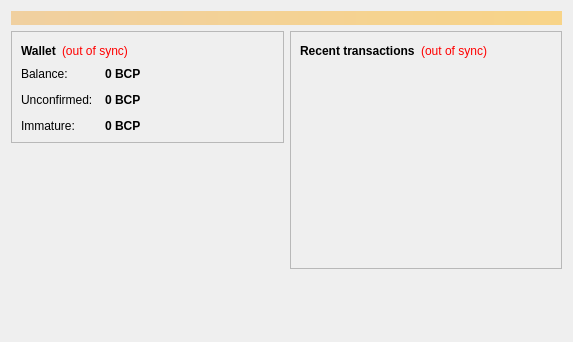
<?xml version="1.0" encoding="UTF-8"?>
<ui version="4.0">
 <class>OverviewPage</class>
 <widget class="QWidget" name="OverviewPage">
  <property name="geometry">
   <rect>
    <x>0</x>
    <y>0</y>
    <width>573</width>
    <height>342</height>
   </rect>
  </property>
  <property name="windowTitle">
   <string>Form</string>
  </property>
  <layout class="QVBoxLayout" name="topLayout">
   <item>
    <widget class="QLabel" name="labelAlerts">
     <property name="visible">
      <bool>false</bool>
     </property>
     <property name="styleSheet">
      <string notr="true">background-color: qlineargradient(x1: 0, y1: 0, x2: 1, y2: 0, stop:0 #F0D0A0, stop:1 #F8D488); color:#000000;</string>
     </property>
     <property name="wordWrap">
      <bool>true</bool>
     </property>
     <property name="margin">
      <number>3</number>
     </property>
    </widget>
   </item>
   <item>
    <layout class="QHBoxLayout" name="horizontalLayout" stretch="1,1">
     <item>
      <layout class="QVBoxLayout" name="verticalLayout_2">
       <item>
        <widget class="QFrame" name="frame">
         <property name="frameShape">
          <enum>QFrame::StyledPanel</enum>
         </property>
         <property name="frameShadow">
          <enum>QFrame::Raised</enum>
         </property>
         <layout class="QVBoxLayout" name="verticalLayout_4">
          <item>
           <layout class="QHBoxLayout" name="horizontalLayout_4">
            <item>
             <widget class="QLabel" name="label_5">
              <property name="font">
               <font>
                <weight>75</weight>
                <bold>true</bold>
               </font>
              </property>
              <property name="text">
               <string>Wallet</string>
              </property>
             </widget>
            </item>
            <item>
             <widget class="QLabel" name="labelWalletStatus">
              <property name="toolTip">
               <string>The displayed information may be out of date. Your wallet automatically synchronizes with the Bitcoinprime network after a connection is established, but this process has not completed yet.</string>
              </property>
              <property name="styleSheet">
               <string notr="true">QLabel { color: red; }</string>
              </property>
              <property name="text">
               <string notr="true">(out of sync)</string>
              </property>
              <property name="alignment">
               <set>Qt::AlignLeading|Qt::AlignLeft|Qt::AlignVCenter</set>
              </property>
             </widget>
            </item>
            <item>
             <spacer name="horizontalSpacer_2">
              <property name="orientation">
               <enum>Qt::Horizontal</enum>
              </property>
              <property name="sizeHint" stdset="0">
               <size>
                <width>40</width>
                <height>20</height>
               </size>
              </property>
             </spacer>
            </item>
           </layout>
          </item>
          <item>
           <layout class="QFormLayout" name="formLayout_2">
            <property name="fieldGrowthPolicy">
             <enum>QFormLayout::AllNonFixedFieldsGrow</enum>
            </property>
            <property name="horizontalSpacing">
             <number>12</number>
            </property>
            <property name="verticalSpacing">
             <number>12</number>
            </property>
            <item row="0" column="0">
             <widget class="QLabel" name="label">
              <property name="text">
               <string>Balance:</string>
              </property>
             </widget>
            </item>
            <item row="0" column="1">
             <widget class="QLabel" name="labelBalance">
              <property name="font">
               <font>
                <weight>75</weight>
                <bold>true</bold>
               </font>
              </property>
              <property name="cursor">
               <cursorShape>IBeamCursor</cursorShape>
              </property>
              <property name="toolTip">
               <string>Your current balance</string>
              </property>
              <property name="text">
               <string notr="true">0 BCP</string>
              </property>
              <property name="textInteractionFlags">
               <set>Qt::LinksAccessibleByMouse|Qt::TextSelectableByKeyboard|Qt::TextSelectableByMouse</set>
              </property>
             </widget>
            </item>
            <item row="1" column="0">
             <widget class="QLabel" name="label_3">
              <property name="text">
               <string>Unconfirmed:</string>
              </property>
             </widget>
            </item>
            <item row="1" column="1">
             <widget class="QLabel" name="labelUnconfirmed">
              <property name="font">
               <font>
                <weight>75</weight>
                <bold>true</bold>
               </font>
              </property>
              <property name="cursor">
               <cursorShape>IBeamCursor</cursorShape>
              </property>
              <property name="toolTip">
               <string>Total of transactions that have yet to be confirmed, and do not yet count toward the current balance</string>
              </property>
              <property name="text">
               <string notr="true">0 BCP</string>
              </property>
              <property name="textInteractionFlags">
               <set>Qt::LinksAccessibleByMouse|Qt::TextSelectableByKeyboard|Qt::TextSelectableByMouse</set>
              </property>
             </widget>
            </item>
            <item row="2" column="0">
             <widget class="QLabel" name="labelImmatureText">
              <property name="text">
               <string>Immature:</string>
              </property>
             </widget>
            </item>
            <item row="2" column="1">
             <widget class="QLabel" name="labelImmature">
              <property name="font">
               <font>
                <weight>75</weight>
                <bold>true</bold>
               </font>
              </property>
              <property name="toolTip">
               <string>Mined balance that has not yet matured</string>
              </property>
              <property name="text">
               <string notr="true">0 BCP</string>
              </property>
              <property name="textInteractionFlags">
               <set>Qt::LinksAccessibleByMouse|Qt::TextSelectableByKeyboard|Qt::TextSelectableByMouse</set>
              </property>
             </widget>
            </item>
           </layout>
          </item>
         </layout>
        </widget>
       </item>
       <item>
        <spacer name="verticalSpacer">
         <property name="orientation">
          <enum>Qt::Vertical</enum>
         </property>
         <property name="sizeHint" stdset="0">
          <size>
           <width>20</width>
           <height>40</height>
          </size>
         </property>
        </spacer>
       </item>
      </layout>
     </item>
     <item>
      <layout class="QVBoxLayout" name="verticalLayout_3">
       <item>
        <widget class="QFrame" name="frame_2">
         <property name="frameShape">
          <enum>QFrame::StyledPanel</enum>
         </property>
         <property name="frameShadow">
          <enum>QFrame::Raised</enum>
         </property>
         <layout class="QVBoxLayout" name="verticalLayout">
          <item>
           <layout class="QHBoxLayout" name="horizontalLayout_2">
            <item>
             <widget class="QLabel" name="label_4">
              <property name="text">
               <string>&lt;b&gt;Recent transactions&lt;/b&gt;</string>
              </property>
             </widget>
            </item>
            <item>
             <widget class="QLabel" name="labelTransactionsStatus">
              <property name="toolTip">
               <string>The displayed information may be out of date. Your wallet automatically synchronizes with the Bitcoinprime network after a connection is established, but this process has not completed yet.</string>
              </property>
              <property name="styleSheet">
               <string notr="true">QLabel { color: red; }</string>
              </property>
              <property name="text">
               <string notr="true">(out of sync)</string>
              </property>
              <property name="alignment">
               <set>Qt::AlignRight|Qt::AlignTrailing|Qt::AlignVCenter</set>
              </property>
             </widget>
            </item>
            <item>
             <spacer name="horizontalSpacer">
              <property name="orientation">
               <enum>Qt::Horizontal</enum>
              </property>
              <property name="sizeHint" stdset="0">
               <size>
                <width>40</width>
                <height>20</height>
               </size>
              </property>
             </spacer>
            </item>
           </layout>
          </item>
          <item>
           <widget class="QListView" name="listTransactions">
            <property name="styleSheet">
             <string notr="true">QListView { background: transparent; }</string>
            </property>
            <property name="frameShape">
             <enum>QFrame::NoFrame</enum>
            </property>
            <property name="verticalScrollBarPolicy">
             <enum>Qt::ScrollBarAlwaysOff</enum>
            </property>
            <property name="horizontalScrollBarPolicy">
             <enum>Qt::ScrollBarAlwaysOff</enum>
            </property>
            <property name="selectionMode">
             <enum>QAbstractItemView::NoSelection</enum>
            </property>
           </widget>
          </item>
         </layout>
        </widget>
       </item>
       <item>
        <spacer name="verticalSpacer_2">
         <property name="orientation">
          <enum>Qt::Vertical</enum>
         </property>
         <property name="sizeHint" stdset="0">
          <size>
           <width>20</width>
           <height>40</height>
          </size>
         </property>
        </spacer>
       </item>
      </layout>
     </item>
    </layout>
   </item>
  </layout>
 </widget>
 <resources/>
 <connections/>
</ui>
